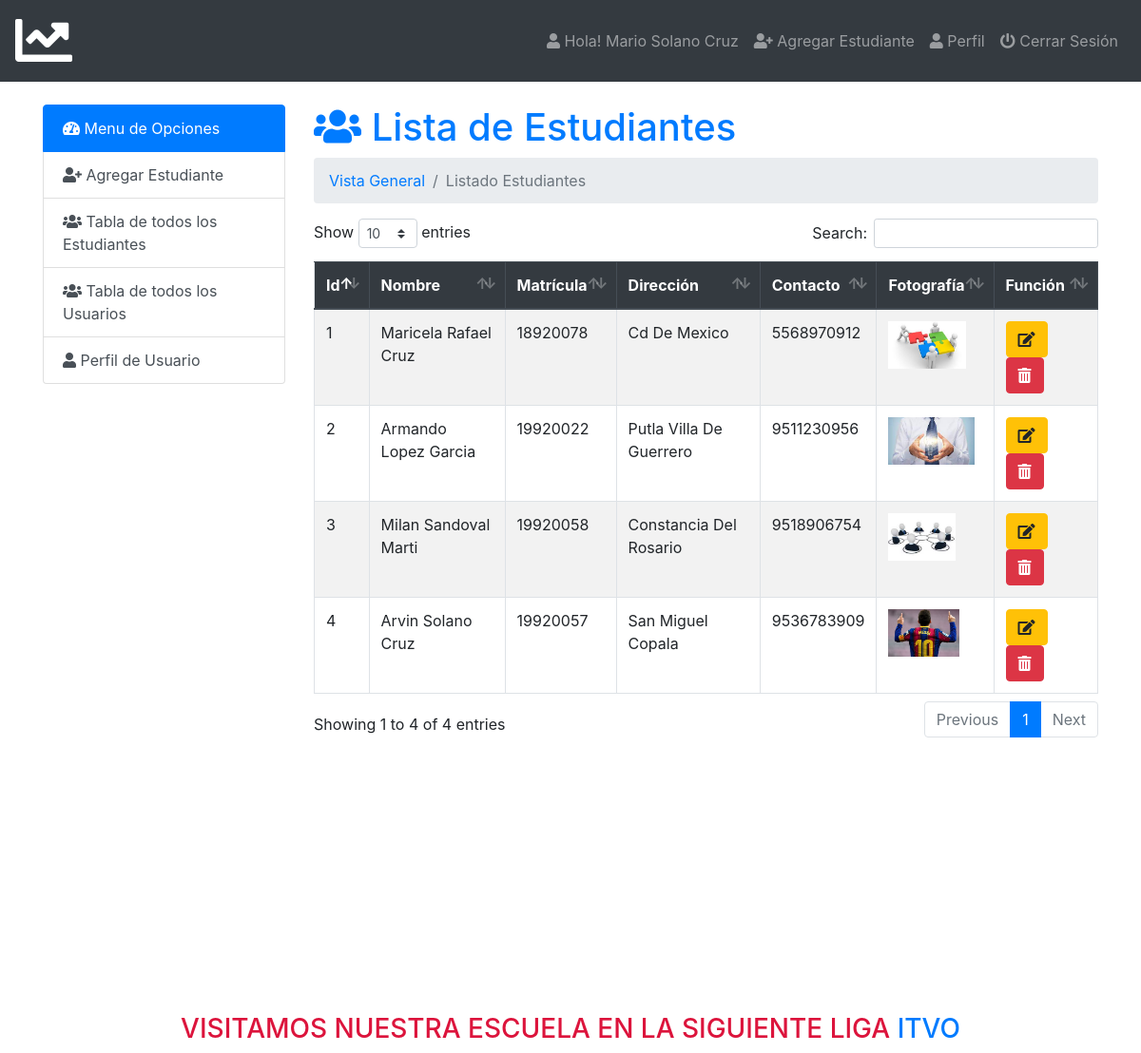
Screenshot of /admin/index.php?page=all-student (signed in) with the database file from the repository.
### tables this page shows
CREATE TABLE `users` (
  `id` int(5) NOT NULL,
  `name` varchar(50) NOT NULL,
  `email` varchar(50) NOT NULL,
  `username` varchar(50) NOT NULL,
  `password` varchar(100) NOT NULL,
  `photo` varchar(50) NOT NULL,
  `status` varchar(12) NOT NULL,
  `datetime` timestamp NOT NULL DEFAULT current_timestamp()
);

CREATE TABLE `student_info` (
  `id` int(5) NOT NULL,
  `name` varchar(20) NOT NULL,
  `roll` int(6) NOT NULL,
  `class` varchar(7) NOT NULL,
  `city` varchar(150) NOT NULL,
  `pcontact` varchar(11) NOT NULL,
  `photo` varchar(50) NOT NULL,
  `datetime` timestamp NOT NULL DEFAULT current_timestamp()
);

### admin/all-student.php (the view, shortened to what this page needs)
<h1 class="text-primary"><i class="fas fa-users"></i>  Lista de Estudiantes<small class="text-warning"> </small></h1>
<nav aria-label="breadcrumb">
  <ol class="breadcrumb">
     <li class="breadcrumb-item" aria-current="page"><a href="index.php">Vista General </a></li>
     <li class="breadcrumb-item active" aria-current="page">Listado Estudiantes</li>
  </ol>
</nav>
<table class="table  table-striped table-hover table-bordered" id="data">
  <thead class="thead-dark">
    <tr>
      <th scope="col">Id</th>
      <th scope="col">Nombre</th>
      <th scope="col">Matrícula</th>
      <th scope="col">Dirección</th>
      <th scope="col">Contacto</th>
      <th scope="col">Fotografía</th>
      <th scope="col">Función</th>
    </tr>
  </thead>
  <tbody>
    <?php
      $query=mysqli_query($db_con,'SELECT * FROM `student_info` ORDER BY `student_info`.`datetime` DESC;');
      $i=1;
      while ($result = mysqli_fetch_array($query)) { ?>
      <tr>
        <?php
        echo '<td>'.$i.'</td>
          <td>'.ucwords($result['name']).'</td>
          <td>'.$result['roll'].'</td>
          <td>'.ucwords($result['city']).'</td>
          <td>'.$result['pcontact'].'</td>
          <td><img src="images/'.$result['photo'].'" height="50px"></td>
          <td>
            <a class="btn btn-xs btn-warning" href="index.php?page=editstudent&id='.base64_encode($result['id']).'&photo='.base64_encode($result['photo']).'">
              <i class="fa fa-edit"></i></a>
             &nbsp; <a class="btn btn-xs btn-danger" onclick="javascript:confirmationDelete($(this));return false;" href="index.php?page=delete&id='.base64_encode($result['id']).'&photo='.base64_encode($result['photo']).'">
             <i class="fas fa-trash-alt"></i></a></td>';?>
      </tr>
     <?php $i++;} ?>
  </tbody>
</table>

### admin/index.php (shortened to what this page needs)
<?php require_once 'db_con.php';
?>
<!doctype html>
<html lang="es">
  <head>
    <link rel="stylesheet" href="../css/bootstrap.min.css">
    <link rel="stylesheet" href="../css/dataTables.bootstrap4.min.css">
    <link rel="stylesheet" href="../css/fontawesome.min.css">
    <link rel="stylesheet" href="../css/solid.min.css">
    <link rel="stylesheet" href="https://cdnjs.cloudflare.com/ajax/libs/animate.css/4.0.0/animate.min.css"/>
    <link rel="stylesheet" type="text/css" href="../css/style.css">
    <link rel="stylesheet" href="../css/estilo.css">
  </head>
  <body>
<nav class="navbar navbar-expand-lg navbar-dark bg-dark">
  <a class="navbar-brand" href="index.php"><i class="fas fa-chart-line fa-3x"></i></a>
  <div class="navbar-collapse collapse justify-content-end" id="navbarSupportedContent">
    <?php $showuser = $_SESSION['user_login']; $haha = mysqli_query($db_con,"SELECT * FROM `users` WHERE `username`='$showuser';"); $showrow=mysqli_fetch_array($haha); ?>
    <ul class="nav navbar-nav ">
      <li class="nav-item"><a class="nav-link" href="index.php?page=user-profile"><i class="fa fa-user"></i> Hola! <?php echo $showrow['name']; ?></a></li>
      <li class="nav-item"><a class="nav-link" href="index.php?page=add-student"><i class="fa fa-user-plus"></i> Agregar Estudiante</a></li>
      <li class="nav-item"><a class="nav-link" href="index.php?page=user-profile"><i class="fa fa-user"></i> Perfil</a></li>
      <li class="nav-item"><a class="nav-link" href="logout.php"><i class="fa fa-power-off"></i> Cerrar Sesión</a></li>
    </ul>
  </div>
</nav>
<br>
    <div class="container">
        <div class="row">
          <div class="col-md-3">
            <div class="list-group">
              <a href="index.php?page=dashboard" class="list-group-item list-group-item-action active">
               <i class="fas fa-tachometer-alt"></i> Menu de Opciones
              </a>
              <a href="index.php?page=add-student" class="list-group-item list-group-item-action"><i class="fa fa-user-plus"></i> Agregar Estudiante</a>
              <a href="index.php?page=all-student" class="list-group-item list-group-item-action"><i class="fa fa-users"></i> Tabla de todos los Estudiantes</a>
              <a href="index.php?page=all-users" class="list-group-item list-group-item-action"><i class="fa fa-users"></i> Tabla de todos los Usuarios</a>
              <a href="index.php?page=user-profile" class="list-group-item list-group-item-action"><i class="fa fa-user"></i> Perfil de Usuario</a>
            </div>
          </div>
          <div class="col-md-9">
             <div class="content">
                 <?php
                   if (isset($_GET['page'])) {
                    $page = $_GET['page'].'.php';
                    }else{
                      $page = 'dashboard.php';
                    }
                    if (file_exists($page)) {
                      require_once $page;
                    }else{
                      require_once '404.php';
                    }
                  ?>
             </div>
        </div>
        </div>
    </div>
      <br><br><br><br><br><br><br><br><br><br><br><br>
      <center><h3>VISITAMOS NUESTRA ESCUELA EN LA SIGUIENTE LIGA  <a href="https://www.voaxaca.tecnm.mx/">ITVO</a></h3></center>
  </body>
</html>

### css/estilo.css (style rules this page uses)
h1 { color: rgb(163, 9, 9); }
h3 { color: crimson; }

### rows the page displays
users: name "Mario Solano Cruz"
student_info: name "Maricela Rafael Cruz", roll "18920078", city "Cd De Mexico", pcontact "5568970912", photo (picture)
student_info: name "Armando Lopez Garcia", roll "19920022", city "Putla Villa De Guerrero", pcontact "9511230956", photo (picture)
student_info: name "Milan Sandoval Marti", roll "19920058", city "Constancia Del Rosario", pcontact "9518906754", photo (picture)
student_info: name "Arvin Solano Cruz", roll "19920057", city "San Miguel Copala", pcontact "9536783909", photo (picture)
